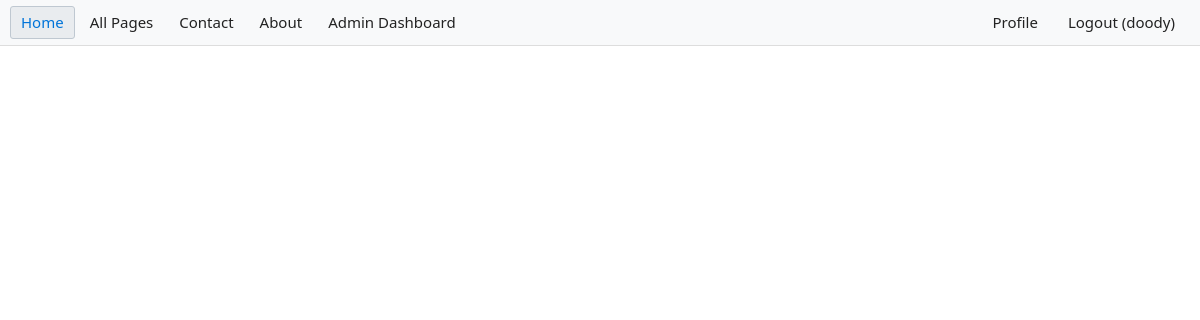
Before: /view_page_suggestions (signed in) with the older database file.
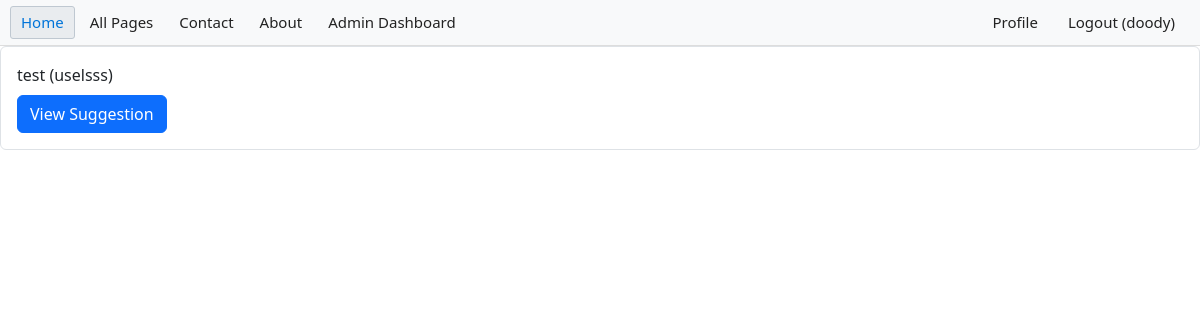
After: the same page with the newer database file.
### app/models.py (models this page shows, shortened)
class Suggestion(db.Model):
    id = db.Column(db.Integer, primary_key=True)
    page_id = db.Column(db.Integer, db.ForeignKey('page.id'), nullable=False)
    title = db.Column(db.String(200), nullable=False)
    content = db.Column(db.Text, nullable=False)
    created_at = db.Column(db.DateTime, server_default=db.func.now())
    page = db.relationship('Page', backref=db.backref('suggestions', lazy=True))
    suggested_by_id = db.Column(db.Integer, db.ForeignKey('user.id'), nullable=False)
    suggested_by = db.relationship('User', backref=db.backref('suggestions', lazy=True))

### app/routes/admin.py (the view)
@admin_required
@bp.route('/view_page_suggestions')
def view_page_suggestions():
    from app.models import Suggestion
    suggestions = Suggestion.query.all()
    return render_template('view_page_suggestions.html', suggestions=suggestions)

### app/__init__.py (called while the page is built)
def create_app():
    app = Flask(__name__)
    app.config.from_object('config.Config')
    csrf = CSRFProtect(app)
    db.init_app(app)
    login_manager.init_app(app)
    migrate.init_app(app, db)
    cache.init_app(app)
    app.config['CACHE_TYPE'] = 'simple'
    from app import models  # Import models to register them with SQLAlchemy
    @login_manager.user_loader
    def load_user(user_id):
        from app.models import User
        return User.query.get(int(user_id))
    load_user.__name__ = 'load_user'
    from app.routes import register_blueprints
    register_blueprints(app)
    return app

### app/templates/view_page_suggestions.html (shortened to what this page needs)
{% extends "base.html" %}
{% block content %}
{%for suggestion in suggestions%}
<div class="card mb-3 border">
    <div class="card-body">
        <p class="card-title">{{ suggestion.title }}</p>
        <a href="{{ url_for('admin.view_suggestion', suggestion_id=suggestion.id, slug=suggestion.page.slug) }}">
            <button type="button" class="btn btn-primary">View Suggestion</button>
        </a>
    </div>
</div>
{% endfor %}
{% endblock %}

Changed rows visible on the page:
added Suggestion: title "test (uselsss)"
